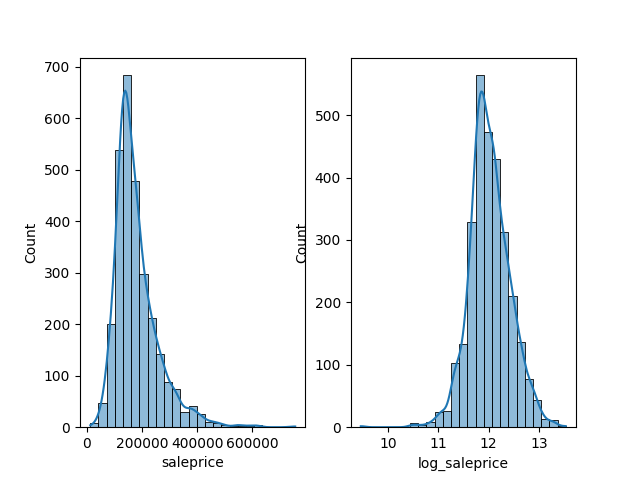

The script that saved this image:
from main import df_cleaned
import seaborn as sns
import matplotlib.pyplot as plt
import numpy as np

df_cleaned['log_saleprice']=np.log(df_cleaned['saleprice'])
plt.subplot(1,2,1)
sns.histplot(data=df_cleaned,x='saleprice',kde=True,bins=25)

plt.subplot(1,2,2)
sns.histplot(data=df_cleaned,x='log_saleprice',kde=True,bins=25)
plt.savefig('SalePrice_Histogram_VS_KDE.png')
plt.show()